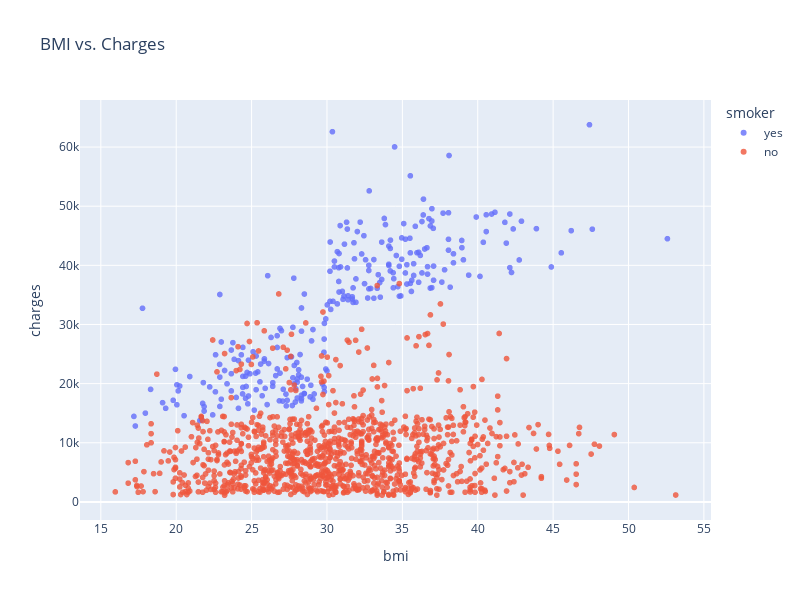

The cell this chart's notebook holds for it:
### Markdown cell above
#### BMI and Charges

### Code cell
fig = px.scatter(medical_df, 
                 x = 'bmi',
                 y = 'charges',
                 color = 'smoker',
                 opacity = 0.8,
                 title = 'BMI vs. Charges')
fig.update_layout(width = 800, height = 600)
fig.show()

### Figure 1 — Plotly figure (JSON) as saved in the notebook; plotly's stock layout.template omitted (floating-point values rounded to 4 significant figures; data arrays with more than 128 entries replaced by an {"elided": "..."} marker saying what was removed)
{"data": [{"hovertemplate": "smoker=yes<br>bmi=%{x}<br>charges=%{y}<extra></extra>", "legendgroup": "yes", "marker": {"color": "#636efa", "opacity": 0.8, "symbol": "circle"}, "mode": "markers", "name": "yes", "showlegend": true, "type": "scattergl", "x": {"elided": "274 float values"}, "xaxis": "x", "y": {"elided": "274 float values"}, "yaxis": "y"}, {"hovertemplate": "smoker=no<br>bmi=%{x}<br>charges=%{y}<extra></extra>", "legendgroup": "no", "marker": {"color": "#EF553B", "opacity": 0.8, "symbol": "circle"}, "mode": "markers", "name": "no", "showlegend": true, "type": "scattergl", "x": {"elided": "1064 float values"}, "xaxis": "x", "y": {"elided": "1064 float values"}, "yaxis": "y"}], "layout": {"height": 600, "legend": {"title": {"text": "smoker"}, "tracegroupgap": 0}, "title": {"text": "BMI vs. Charges"}, "width": 800, "xaxis": {"anchor": "y", "domain": [0, 1], "title": {"text": "bmi"}}, "yaxis": {"anchor": "x", "domain": [0, 1], "title": {"text": "charges"}}}}
